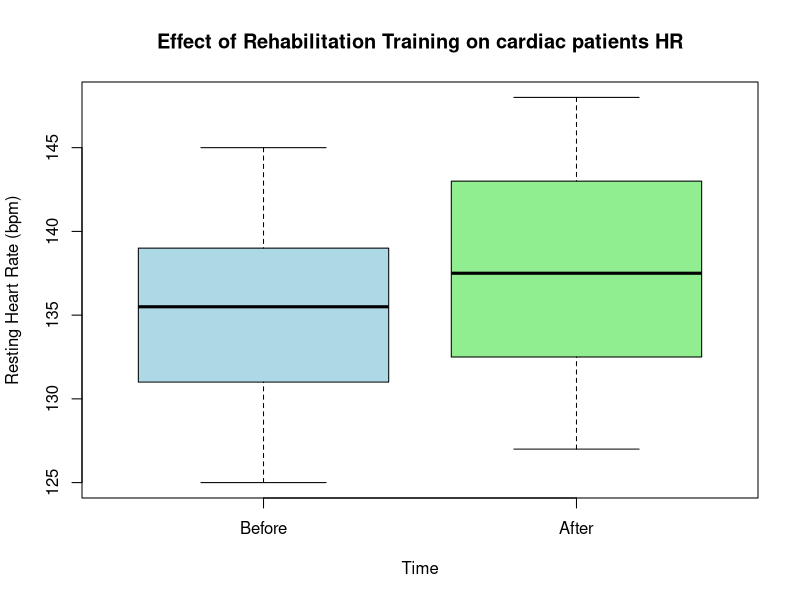
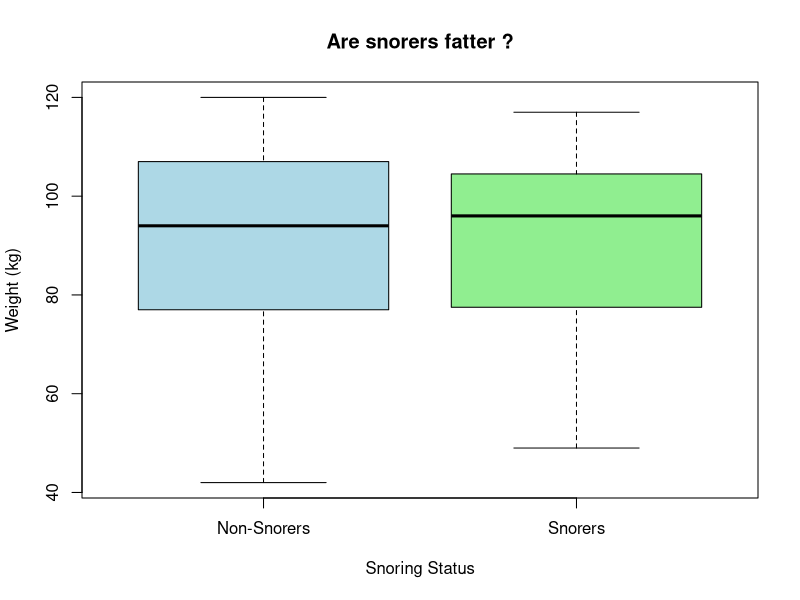

Reproduce these figures in R, in order.
## ---- chunk 1
prepost <- read.csv("data/test_data/PrePost.csv",header=TRUE)
head(prepost)
summary(prepost)
## ---- chunk 2
# We separate the two groups
rest.Pre  <- prepost$perf[prepost$time == "Before"]
rest.Post <- prepost$perf[prepost$time == "After"]

# Shapiro-Wilk normality test
shapiro.test(rest.Pre)
shapiro.test(rest.Post)
## ---- chunk 3
# Paired t-test
t_test_result <- t.test(rest.Pre, rest.Post, paired = TRUE)
t_test_result
## ---- chunk 4
# Boxplot to visualize the effect of the treatment
prepost$time <- factor(prepost$time, levels = c("Before", "After"))
boxplot(perf ~ time, data = prepost, 
        main = "Effect of Rehabilitation Training on cardiac patients HR",
        xlab = "Time", ylab = "Resting Heart Rate (bpm)",
        col = c("lightblue", "lightgreen"))
## ---- chunk 5
snore <- read.table("data/test_data/snore.txt", header=TRUE)
head(snore)
summary(snore)
## ---- chunk 6
# We separate the two groups
snore_weight  <- snore$weight[snore$snore == "O"]
non_snore_weight <- snore$weight[snore$snore == "N"]

# Shapiro-Wilk normality test
shapiro.test(snore_weight)
shapiro.test(non_snore_weight)
## ---- chunk 7
# Wilcoxon test
wilcox_test<- wilcox.test(snore_weight, non_snore_weight)
wilcox_test
## ---- chunk 8
# Boxplot to visualize the weight of snorers and non-snorers
boxplot(weight ~ snore, data = snore, 
        main = "Are snorers fatter ?",
        xlab = "Snoring Status", ylab = "Weight (kg)",
        col = c("lightblue", "lightgreen"),
        names = c("Non-Snorers", "Snorers"))
